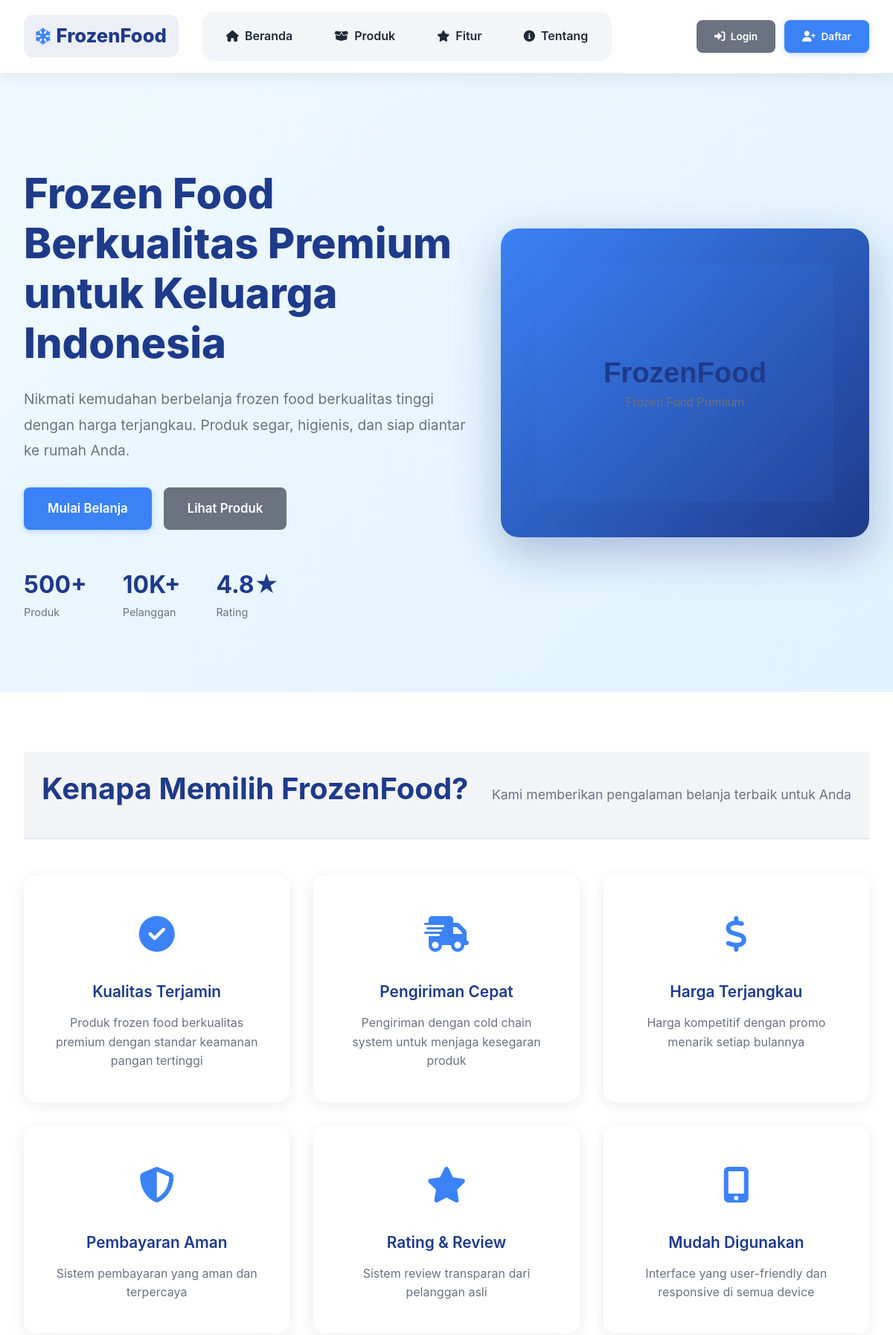
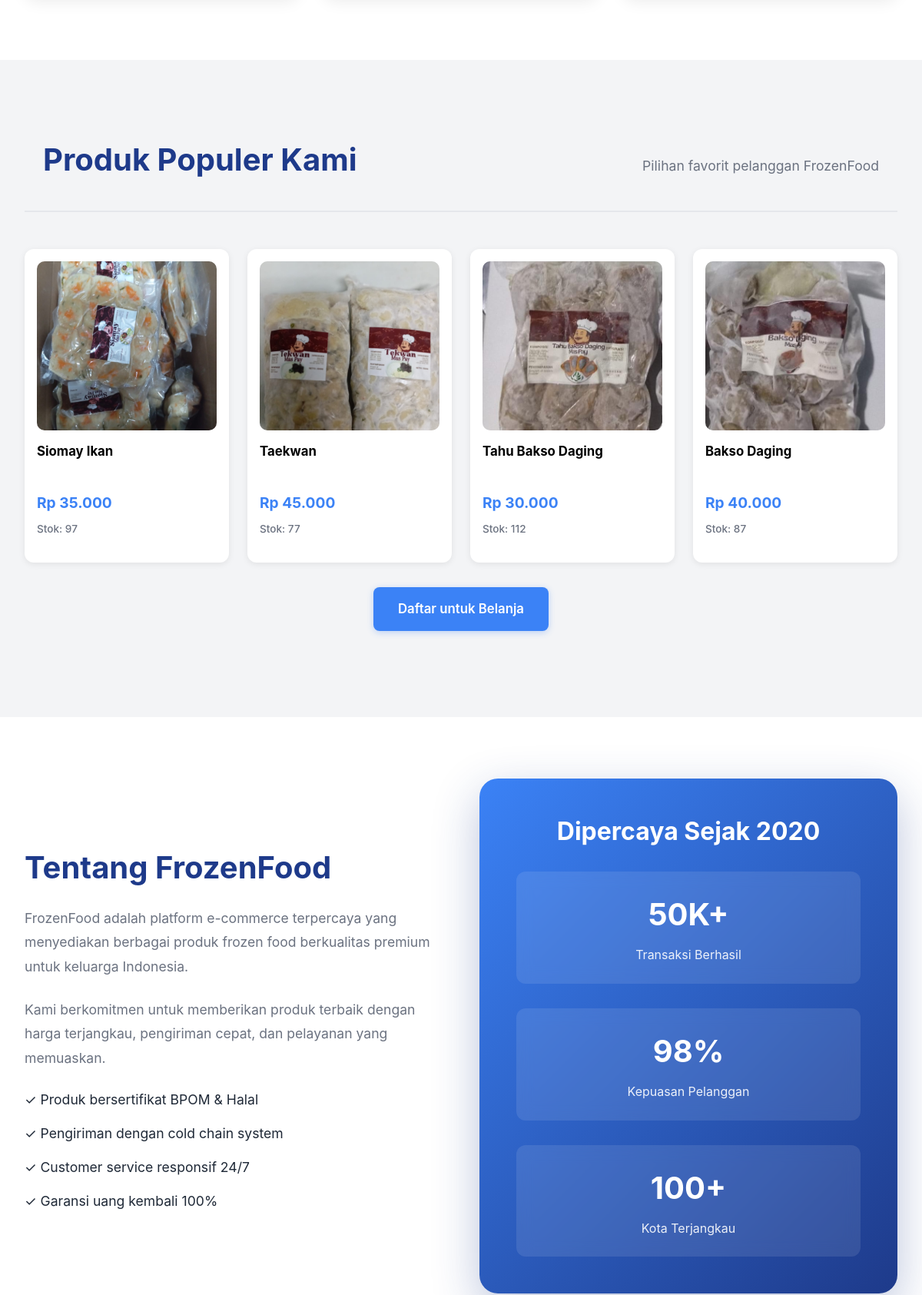
The page / (upper part) on the database its author committed (2 pictures, top to bottom).
### tables this page shows
CREATE TABLE `products` (
  `id` int(11) NOT NULL,
  `name` varchar(100) NOT NULL,
  `description` text DEFAULT NULL,
  `price` decimal(10,2) NOT NULL,
  `stock` int(11) DEFAULT 0,
  `image` varchar(255) DEFAULT NULL,
  `category` varchar(50) DEFAULT NULL,
  `created_at` timestamp NULL DEFAULT current_timestamp()
);

### index.php (the view, shortened to what this page needs)
<?php
require_once 'config/database.php';
$stmt = $pdo->query("SELECT * FROM products WHERE stock > 0 ORDER BY created_at DESC LIMIT 6");
$products = $stmt->fetchAll();
?>
<!DOCTYPE html>
<html lang="id">
<head>
    <link rel="stylesheet" href="https://cdnjs.cloudflare.com/ajax/libs/font-awesome/6.4.0/css/all.min.css">
    <link rel="stylesheet" href="assets/css/style.css?v=5.0">
</head>
<body class="landing-page">
    <header class="landing-header">
        <div class="container">
            <div class="header-content">
                <a href="index.php" class="logo">
                    <i class="fas fa-snowflake"></i>
                    <span>FrozenFood</span>
                </a>
                <nav class="landing-nav">
                    <a href="#beranda"><i class="fas fa-home"></i> Beranda</a>
                    <a href="#produk"><i class="fas fa-box-open"></i> Produk</a>
                    <a href="#fitur"><i class="fas fa-star"></i> Fitur</a>
                    <a href="#tentang"><i class="fas fa-info-circle"></i> Tentang</a>
                </nav>
                <div class="header-actions">
                    <a href="login.php" class="btn btn-secondary btn-small"><i class="fas fa-sign-in-alt"></i> Login</a>
                    <a href="register.php" class="btn btn-primary btn-small"><i class="fas fa-user-plus"></i> Daftar</a>
                </div>
            </div>
        </div>
    </header>
    <main>
        <section id="beranda" class="landing-hero">
            <div class="container">
                <div class="hero-content">
                    <div class="hero-text">
                        <h1>Frozen Food Berkualitas Premium untuk Keluarga Indonesia</h1>
                        <p>Nikmati kemudahan berbelanja frozen food berkualitas tinggi dengan harga terjangkau. Produk segar, higienis, dan siap diantar ke rumah Anda.</p>
                        <div class="hero-buttons">
                            <a href="register.php" class="btn btn-primary btn-large">Mulai Belanja</a>
                            <a href="#produk" class="btn btn-secondary btn-large">Lihat Produk</a>
                        </div>
                        <div class="hero-stats">
                            <div class="stat-item">
                                <strong>500+</strong>
                                <span>Produk</span>
                            </div>
                            <div class="stat-item">
                                <strong>10K+</strong>
                                <span>Pelanggan</span>
                            </div>
                            <div class="stat-item">
                                <strong>4.8★</strong>
                                <span>Rating</span>
                            </div>
                        </div>
                    </div>
                    <div class="hero-image">
                        <div class="hero-image-wrapper">
                            <img src="assets/images/hero-frozen.svg" alt="Frozen Food" onerror="this.style.display='none'">
                        </div>
                    </div>
                </div>
            </div>
        </section>
        <section id="fitur" class="features-section">
            <div class="container">
                <div class="section-header">
                    <h2>Kenapa Memilih FrozenFood?</h2>
                    <p>Kami memberikan pengalaman belanja terbaik untuk Anda</p>
                </div>
                <div class="features-grid">
                    <div class="feature-card">
                        <div class="feature-icon"><i class="fas fa-check-circle"></i></div>
                        <h3>Kualitas Terjamin</h3>
                        <p>Produk frozen food berkualitas premium dengan standar keamanan pangan tertinggi</p>
                    </div>
                    <div class="feature-card">
                        <div class="feature-icon"><i class="fas fa-shipping-fast"></i></div>
                        <h3>Pengiriman Cepat</h3>
                        <p>Pengiriman dengan cold chain system untuk menjaga kesegaran produk</p>
                    </div>
                    <div class="feature-card">
                        <div class="feature-icon"><i class="fas fa-dollar-sign"></i></div>
                        <h3>Harga Terjangkau</h3>
                        <p>Harga kompetitif dengan promo menarik setiap bulannya</p>
                    </div>
                    <div class="feature-card">
                        <div class="feature-icon"><i class="fas fa-shield-alt"></i></div>
                        <h3>Pembayaran Aman</h3>
                        <p>Sistem pembayaran yang aman dan terpercaya</p>
                    </div>
                    <div class="feature-card">
                        <div class="feature-icon"><i class="fas fa-star"></i></div>
                        <h3>Rating & Review</h3>
                        <p>Sistem review transparan dari pelanggan asli</p>
                    </div>
                    <div class="feature-card">
                        <div class="feature-icon"><i class="fas fa-mobile-alt"></i></div>
                        <h3>Mudah Digunakan</h3>
                        <p>Interface yang user-friendly dan responsive di semua device</p>
                    </div>
                </div>
            </div>
        </section>
        <section id="produk" class="products-preview">
            <div class="container">
                <div class="section-header">
                    <h2>Produk Populer Kami</h2>
                    <p>Pilihan favorit pelanggan FrozenFood</p>
                </div>
                <div class="product-grid">
                    <?php foreach ($products as $product): ?>
                    <div class="product-card">
                        <img src="<?= htmlspecialchars($product['image']) ?>" alt="<?= htmlspecialchars($product['name']) ?>">
                        <h3 style="color: #000 !important;"><?= htmlspecialchars($product['name']) ?></h3>
                        <p class="price">Rp <?= number_format($product['price'], 0, ',', '.') ?></p>
                        <p class="stock">Stok: <?= $product['stock'] ?></p>
                    </div>
                    <?php endforeach; ?>
                </div>
                <div class="text-center">
                    <a href="register.php" class="btn btn-primary btn-large">Daftar untuk Belanja</a>
                </div>
            </div>
        </section>
        <section id="tentang" class="about-section">
            <div class="container">
                <div class="about-content">
                    <div class="about-text">
                        <h2>Tentang FrozenFood</h2>
                        <p>FrozenFood adalah platform e-commerce terpercaya yang menyediakan berbagai produk frozen food berkualitas premium untuk keluarga Indonesia.</p>
                        <p>Kami berkomitmen untuk memberikan produk terbaik dengan harga terjangkau, pengiriman cepat, dan pelayanan yang memuaskan.</p>
                        <ul class="about-list">
                            <li>✓ Produk bersertifikat BPOM & Halal</li>
                            <li>✓ Pengiriman dengan cold chain system</li>
                            <li>✓ Customer service responsif 24/7</li>
                            <li>✓ Garansi uang kembali 100%</li>
                        </ul>
                    </div>
                    <div class="about-image">
                        <div class="about-stats-card">
                            <h3>Dipercaya Sejak 2020</h3>
                            <div class="stats-list">
                                <div class="stat">
                                    <strong>50K+</strong>
                                    <span>Transaksi Berhasil</span>
                                </div>
                                <div class="stat">
                                    <strong>98%</strong>
                                    <span>Kepuasan Pelanggan</span>
                                </div>
                                <div class="stat">
                                    <strong>100+</strong>
                                    <span>Kota Terjangkau</span>
                                </div>
                            </div>
                        </div>
                    </div>
                </div>
            </div>
        </section>
    </main>
</body>
</html>

### rows shown on the page
products: image (picture), name "Siomay Ikan", price "35.000", stock "97"
products: image (picture), name "Taekwan", price "45.000", stock "77"
products: image (picture), name "Tahu Bakso Daging", price "30.000", stock "112"
products: image (picture), name "Bakso Daging", price "40.000", stock "87"
